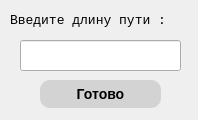
<?xml version="1.0" encoding="UTF-8"?>
<ui version="4.0">
 <class>TextEdge</class>
 <widget class="QDialog" name="TextEdge">
  <property name="geometry">
   <rect>
    <x>0</x>
    <y>0</y>
    <width>198</width>
    <height>120</height>
   </rect>
  </property>
  <property name="windowTitle">
   <string>Dialog</string>
  </property>
  <widget class="QLineEdit" name="Val">
   <property name="geometry">
    <rect>
     <x>20</x>
     <y>40</y>
     <width>161</width>
     <height>31</height>
    </rect>
   </property>
   <property name="styleSheet">
    <string notr="true">QLineEdit
 {
  qproperty-alignment: 'AlignVCenter | AlignRight';
}</string>
   </property>
  </widget>
  <widget class="QPushButton" name="Ok">
   <property name="geometry">
    <rect>
     <x>40</x>
     <y>80</y>
     <width>121</width>
     <height>28</height>
    </rect>
   </property>
   <property name="styleSheet">
    <string notr="true"> QPushButton {
     background-color: lightgrey;
     border-radius: 10px;
     font: bold 14px;
     padding: 6px;
 }
 QPushButton:pressed {
     background-color: grey;
 }</string>
   </property>
   <property name="text">
    <string>Готово</string>
   </property>
  </widget>
  <widget class="QLabel" name="label">
   <property name="geometry">
    <rect>
     <x>10</x>
     <y>10</y>
     <width>181</width>
     <height>21</height>
    </rect>
   </property>
   <property name="font">
    <font>
     <family>Consolas</family>
     <pointsize>10</pointsize>
    </font>
   </property>
   <property name="styleSheet">
    <string notr="true">Qlabel{
 font: bold 14px;
};</string>
   </property>
   <property name="text">
    <string>Введите длину пути :</string>
   </property>
  </widget>
 </widget>
 <resources/>
 <connections/>
</ui>
